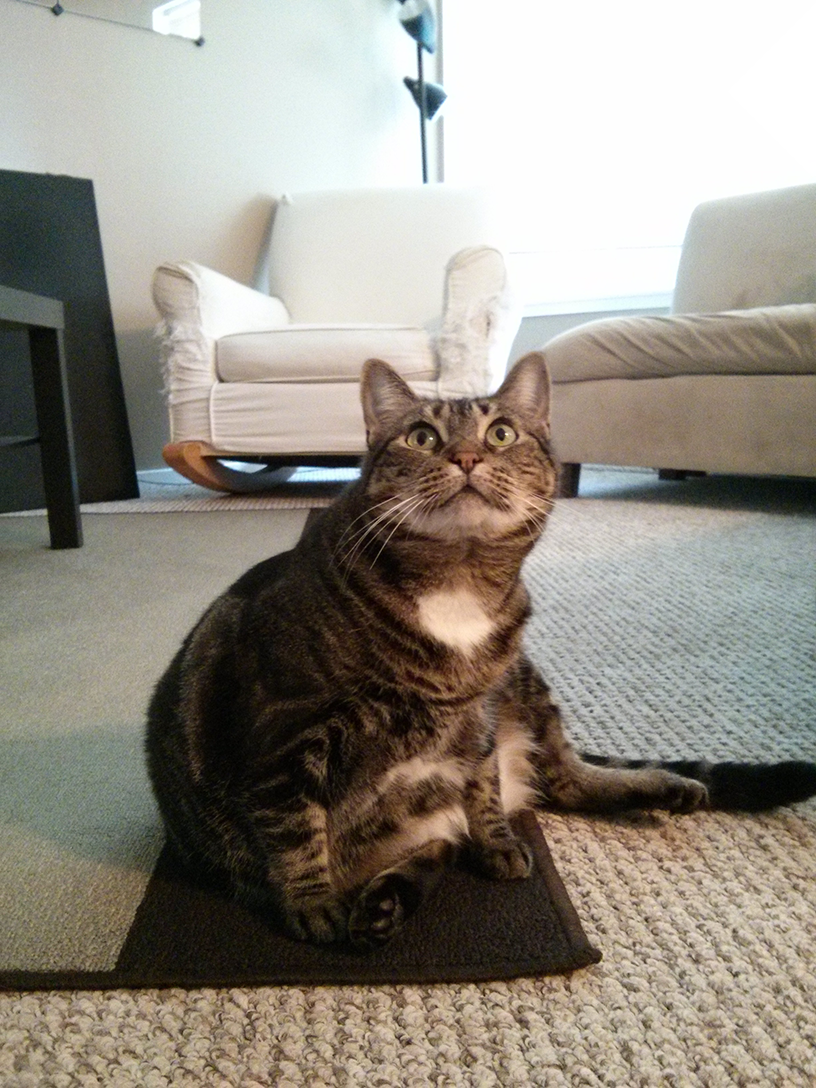
#> input picture resource/image/zophie.png, 816 x 1088 px
$ python p332_test1722.py
#> lines starting #> are read from the running program, lines starting #| are printed output that depends on the picture
from PIL import Image

cat = Image.open('../resource/image/zophie.png')
#> cat is the input picture: PIL image 816x1088 RGB; mean R, G, B 147, 141.1, 131.1
croppedIm = cat.crop((335, 345, 565, 560))
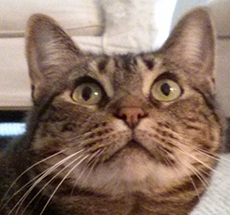
#> croppedIm: PIL image 230x215 RGB; mean R, G, B 139.1, 115.1, 100.7
croppedIm.save('../resource/image/output/cropped.png')
print('All done')

"""
All done
"""
